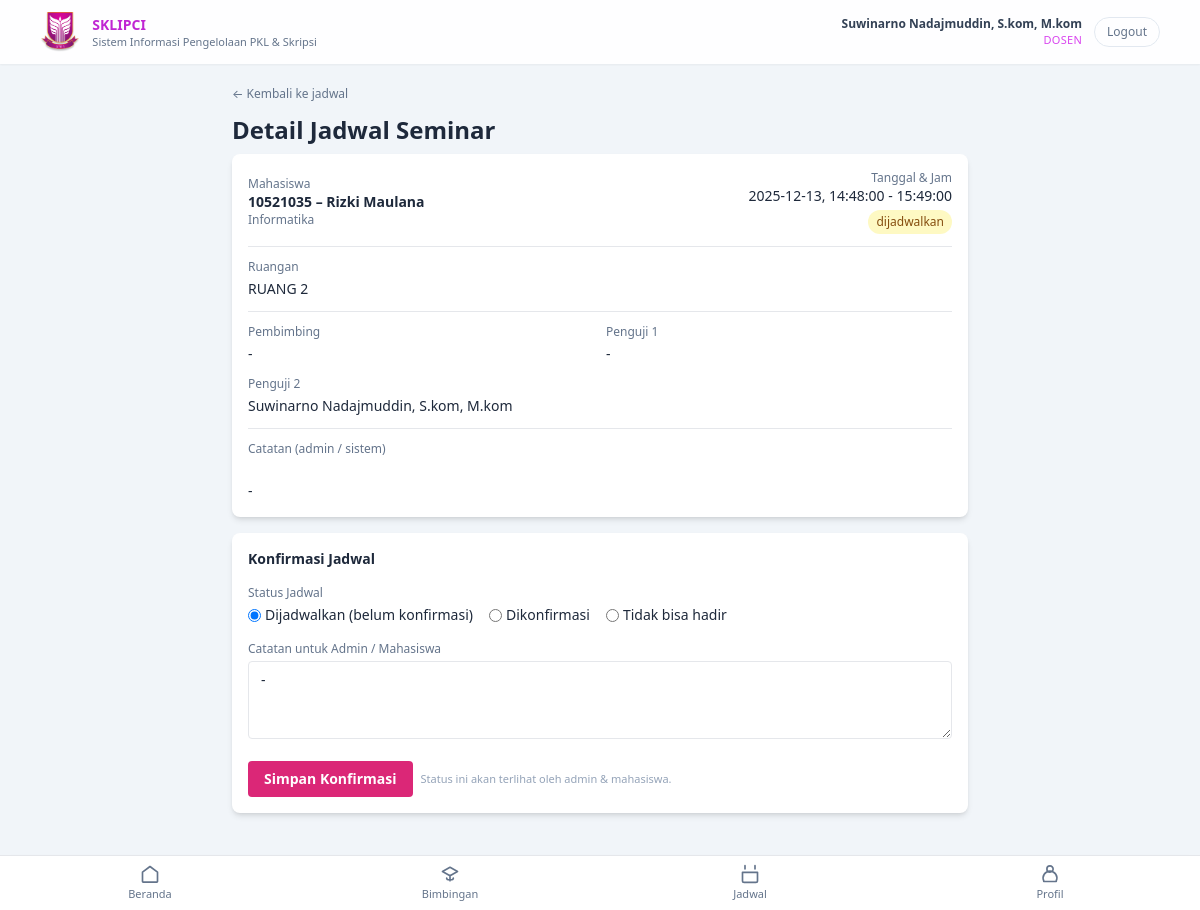
Screenshot of /?r=dosen/jadwalDetail&id=4 (signed in) with the database file from the repository.
### tables this page shows
CREATE TABLE `dosen` (
  `id` int(11) NOT NULL,
  `user_id` int(11) NOT NULL,
  `nip` varchar(30) NOT NULL,
  `nama` varchar(100) NOT NULL,
  `prodi_id` int(11) NOT NULL,
  `no_hp` varchar(20) DEFAULT NULL,
  `created_at` timestamp NOT NULL DEFAULT current_timestamp()
);

CREATE TABLE `jadwal` (
  `id` int(11) NOT NULL,
  `jenis` enum('seminar','sidang') NOT NULL,
  `pengajuan_id` int(11) DEFAULT NULL,
  `mahasiswa_id` int(11) NOT NULL,
  `dosen_pembimbing_id` int(11) DEFAULT NULL,
  `dosen_penguji_id` int(11) DEFAULT NULL,
  `dosen_penguji_2_id` int(11) DEFAULT NULL,
  `tanggal` date NOT NULL,
  `jam_mulai` time NOT NULL,
  `jam_selesai` time DEFAULT NULL,
  `ruangan` varchar(100) NOT NULL,
  `status` enum('dijadwalkan','dikonfirmasi','ditolak') NOT NULL DEFAULT 'dijadwalkan',
  `catatan` text DEFAULT NULL,
  `created_at` timestamp NOT NULL DEFAULT current_timestamp(),
  `updated_at` timestamp NULL DEFAULT NULL
);

CREATE TABLE `mahasiswa` (
  `id` int(11) NOT NULL,
  `user_id` int(11) NOT NULL,
  `nim` varchar(30) NOT NULL,
  `nama` varchar(100) NOT NULL,
  `prodi_id` int(11) NOT NULL,
  `no_hp` varchar(20) DEFAULT NULL,
  `kelas` varchar(50) DEFAULT NULL,
  `angkatan` varchar(10) DEFAULT NULL,
  `semester` int(11) DEFAULT NULL,
  `created_at` timestamp NOT NULL DEFAULT current_timestamp()
);

CREATE TABLE `prodi` (
  `id` int(11) NOT NULL,
  `kode_prodi` varchar(10) NOT NULL,
  `nama_prodi` varchar(100) NOT NULL,
  `kaprodi_id` int(11) DEFAULT NULL,
  `kaprodi` varchar(100) DEFAULT NULL,
  `created_at` timestamp NOT NULL DEFAULT current_timestamp()
);

### app/controller/DosenController.php (called while the page is built, shortened)
<?php
class DosenController extends Controller
{
    private function getDosenAktif(): ?array
    {
        $userId = (int)$_SESSION['user']['id'];
        $conn   = db();
        $stmt = $conn->prepare("
            SELECT d.*
            FROM dosen d
            WHERE d.user_id = ?
            LIMIT 1
        ");
        $stmt->bind_param('i', $userId);
        $stmt->execute();
        $result = $stmt->get_result();
        $dosen  = $result->fetch_assoc();
        return $dosen ?: null;
    }
    public function jadwalDetail(): void
    {
        $dosen = $this->getDosenAktif();
        $id = (int)($_GET['id'] ?? 0);
        $conn = db();
        $stmt = $conn->prepare("
            SELECT j.*,
                   m.nim, m.nama AS nama_mhs, pr.nama_prodi,
                   dp.nama AS nama_pembimbing,
                   dpg.nama AS nama_penguji,
                   dpg2.nama AS nama_penguji2
            FROM jadwal j
            JOIN mahasiswa m ON j.mahasiswa_id = m.id
            JOIN prodi pr ON m.prodi_id = pr.id
            LEFT JOIN dosen dp ON j.dosen_pembimbing_id = dp.id
            LEFT JOIN dosen dpg ON j.dosen_penguji_id = dpg.id
            LEFT JOIN dosen dpg2 ON j.dosen_penguji_2_id = dpg2.id
            WHERE j.id = ?
              AND (j.dosen_pembimbing_id = ? OR j.dosen_penguji_id = ? OR j.dosen_penguji_2_id = ?)
            LIMIT 1
        ");
        $stmt->bind_param('iiii', $id, $dosen['id'], $dosen['id'], $dosen['id']);
        $stmt->execute();
        $result = $stmt->get_result();
        $jadwal = $result->fetch_assoc();
        $this->view('dosen/jadwal/detail', compact('title', 'jadwal', 'dosen'));
    }
}

### index.php (called while the page is built, shortened)
<?php
$route = $_GET['r'] ?? 'public/home';
$route = trim($route, '/');
list($controllerPart, $method) = array_pad(explode('/', $route), 2, null);
$method         = $method ?: 'home';
$controller = new $controllerClass();
call_user_func([$controller, $method]);

### app/view/dosen/jadwal/detail.php (the view, shortened to what this page needs)
<?php include __DIR__ . '/../../partials/header.php'; ?>
<?php
$labelJenis = [
    'seminar' => 'Seminar',
    'sidang'  => 'Sidang',
];
$badgeStatus = [
    'dijadwalkan'  => 'bg-yellow-100 text-yellow-800',
    'dikonfirmasi' => 'bg-green-100 text-green-800',
    'ditolak'      => 'bg-red-100 text-red-800',
];
$jenisLabel = $labelJenis[$jadwal['jenis']] ?? ucfirst($jadwal['jenis']);
$status     = $jadwal['status'];
$badgeClass = $badgeStatus[$status] ?? 'bg-slate-100 text-slate-700';
?>
<main class="flex-1 pb-16 md:pb-0 bg-slate-100">
    <div class="max-w-3xl mx-auto px-4 py-4">
        <a href="<?= BASE_URL; ?>/?r=dosen/jadwalIndex"
           class="text-xs text-slate-500 hover:text-pink-600 inline-flex items-center mb-3">
            ← Kembali ke jadwal
        </a>
        <h1 class="text-xl md:text-2xl font-semibold mb-2">
            Detail Jadwal <?= htmlspecialchars($jenisLabel); ?>
        </h1>
        <div class="bg-white shadow-md rounded-lg p-4 space-y-3 mb-4">
            <div class="flex items-center justify-between">
                <div>
                    <p class="text-xs text-slate-500">Mahasiswa</p>
                    <p class="text-sm font-semibold text-slate-800">
                        <?= htmlspecialchars($jadwal['nim']); ?> – <?= htmlspecialchars($jadwal['nama_mhs']); ?>
                    </p>
                    <p class="text-xs text-slate-500">
                        <?= htmlspecialchars($jadwal['nama_prodi']); ?>
                    </p>
                </div>
                <div class="text-right">
                    <p class="text-xs text-slate-500">Tanggal & Jam</p>
                    <p class="text-sm text-slate-800">
                        <?= htmlspecialchars($jadwal['tanggal']); ?>,
                        <?= htmlspecialchars($jadwal['jam_mulai']); ?><?= $jadwal['jam_selesai'] ? ' - ' . htmlspecialchars($jadwal['jam_selesai']) : ''; ?>
                    </p>
                    <span class="inline-flex mt-1 px-2 py-1 rounded-full text-xs <?= $badgeClass; ?>">
                        <?= htmlspecialchars($status); ?>
                    </span>
                </div>
            </div>
            <div class="border-t pt-3">
                <p class="text-xs text-slate-500 mb-1">Ruangan</p>
                <p class="text-sm text-slate-800">
                    <?= htmlspecialchars($jadwal['ruangan']); ?>
                </p>
            </div>
            <div class="border-t pt-3 grid md:grid-cols-2 gap-3">
                <div>
                    <p class="text-xs text-slate-500 mb-1">Pembimbing</p>
                    <p class="text-sm text-slate-800">
                        <?= htmlspecialchars($jadwal['nama_pembimbing'] ?? '-'); ?>
                    </p>
                </div>
                <div>
                    <p class="text-xs text-slate-500 mb-1">Penguji 1</p>
                    <p class="text-sm text-slate-800">
                        <?= htmlspecialchars($jadwal['nama_penguji'] ?? '-'); ?>
                    </p>
                </div>
                <div>
                    <p class="text-xs text-slate-500 mb-1">Penguji 2</p>
                    <p class="text-sm text-slate-800">
                        <?= htmlspecialchars($jadwal['nama_penguji2'] ?? '-'); ?>
                    </p>
                </div>
            </div>
            <?php if (!empty($jadwal['catatan'])): ?>
                <div class="border-t pt-3">
                    <p class="text-xs text-slate-500 mb-1">Catatan (admin / sistem)</p>
                    <p class="text-sm text-slate-800 whitespace-pre-line">
                        <?= nl2br(htmlspecialchars($jadwal['catatan'])); ?>
                    </p>
                </div>
            <?php endif; ?>
        </div>
        <div class="bg-white shadow-md rounded-lg p-4">
            <h2 class="text-sm font-semibold text-slate-800 mb-3">
                Konfirmasi Jadwal
            </h2>
            <form action="<?= BASE_URL; ?>/?r=dosen/jadwalKonfirmasiUpdate" method="post" class="space-y-4">
                <div>
                    <p class="text-xs text-slate-500 mb-1">Status Jadwal</p>
                    <div class="flex flex-wrap gap-4 text-sm">
                        <label class="inline-flex items-center gap-1">
                            <input type="radio" name="status" value="dijadwalkan"
                                <?= $status === 'dijadwalkan' ? 'checked' : ''; ?>>
                            <span>Dijadwalkan (belum konfirmasi)</span>
                        </label>
                        <label class="inline-flex items-center gap-1">
                            <input type="radio" name="status" value="dikonfirmasi"
                                <?= $status === 'dikonfirmasi' ? 'checked' : ''; ?>>
                            <span>Dikonfirmasi</span>
                        </label>
                        <label class="inline-flex items-center gap-1">
                            <input type="radio" name="status" value="ditolak"
                                <?= $status === 'ditolak' ? 'checked' : ''; ?>>
                            <span>Tidak bisa hadir</span>
                        </label>
                    </div>
                </div>
                <div>
                    <label class="block text-xs text-slate-500 mb-1">
                        Catatan untuk Admin / Mahasiswa
                    </label>
                    <textarea
                        name="catatan"
                        rows="3"
                        class="w-full border rounded px-3 py-2 text-sm focus:outline-none focus:ring focus:ring-[#DB2777]"
                        placeholder="Tulis catatan jika perlu, misalnya usulan penggantian jadwal / ruangan..."
                    ><?= htmlspecialchars($jadwal['catatan'] ?? ''); ?></textarea>
                </div>
                <div class="flex items-center gap-2">
                    <button type="submit"
                            class="bg-[#DB2777] text-white text-sm font-semibold px-4 py-2 rounded hover:bg-pink-700">
                        Simpan Konfirmasi
                    </button>
                    <span class="text-[11px] text-slate-400">
                        Status ini akan terlihat oleh admin & mahasiswa.
                    </span>
                </div>
            </form>
        </div>
    </div>
    <?php include __DIR__ . '/../../partials/dosen/bottom-nav.php'; ?>
</main>
<?php include __DIR__ . '/../../partials/footer.php'; ?>

### app/view/partials/header.php (shortened to what this page needs)
<?php
$user         = $_SESSION['user'] ?? null;
?>
<!DOCTYPE html>
<html lang="id">
<head>
    <script src="https://cdn.tailwindcss.com"></script>
    <link rel="stylesheet" href="<?= BASE_URL; ?>/public/css/style.css">
</head>
<body class="bg-slate-100 text-slate-800">
    <div class="min-h-screen flex flex-col">
        <header class="bg-white/90 backdrop-blur shadow-sm sticky top-0 z-30">
            <div class="max-w-6xl mx-auto px-4 py-3 flex items-center justify-between gap-4">
                <div class="flex items-center gap-3">
                    <div class="flex items-center gap-3">
                        <img src="<?= BASE_URL; ?>/public/assets/img/logo.png"
                            alt="Logo Kampus"
                            class="h-10 w-auto object-contain">
                    </div>
                    <div class="leading-tight">
                        <div class="text-sm font-semibold text-slate-800">
                            <span class="text-fuchsia-600">SKLIPCI</span>
                        </div>
                        <div class="text-[11px] text-slate-500">
                            Sistem Informasi Pengelolaan PKL &amp; Skripsi
                        </div>
                    </div>
                </div>
                <div class="flex items-center gap-3">
                    <?php if ($user): ?>
                        <div class="hidden sm:flex flex-col items-end">
                            <span class="text-xs font-semibold text-slate-700">
                                <?= htmlspecialchars($user['nama'] ?? 'User'); ?>
                            </span>
                            <span class="text-[11px] uppercase tracking-wide text-fuchsia-500">
                                <?= htmlspecialchars($user['role'] ?? ''); ?>
                            </span>
                        </div>
                        <a href="<?= BASE_URL; ?>/?r=auth/logout"
                            class="text-xs px-3 py-1.5 rounded-full border border-slate-200 text-slate-500 hover:border-fuchsia-500 hover:text-fuchsia-600">
                            Logout
                        </a>
                    <?php endif; ?>
                </div>
            </div>
        </header>

### public/css/style.css (style rules this page uses)
body { font-family: system-ui, -apple-system, BlinkMacSystemFont, "Segoe UI", sans-serif; }

### rows the page displays
dosen: nama "Suwinarno Nadajmuddin, S.kom, M.kom"
jadwal: jenis "Seminar", mahasiswa.nim "10521035", mahasiswa.nama "Rizki Maulana", prodi.nama_prodi "Informatika", tanggal "2025-12-13", jam_mulai "14:48:00", jam_selesai "15:49:00", status "dijadwalkan", ruangan "RUANG 2", dosen.nama "Suwinarno Nadajmuddin, S.kom, M.kom", catatan "-", status "☑ Dijadwalkan (belum konfirmasi)", status "☐ Dikonfirmasi", status "☐ Tidak bisa hadir"

### other values shown
$user['role'] "DOSEN"
$jadwal['nama_pembimbing'] "-"
$jadwal['nama_penguji'] "-"
